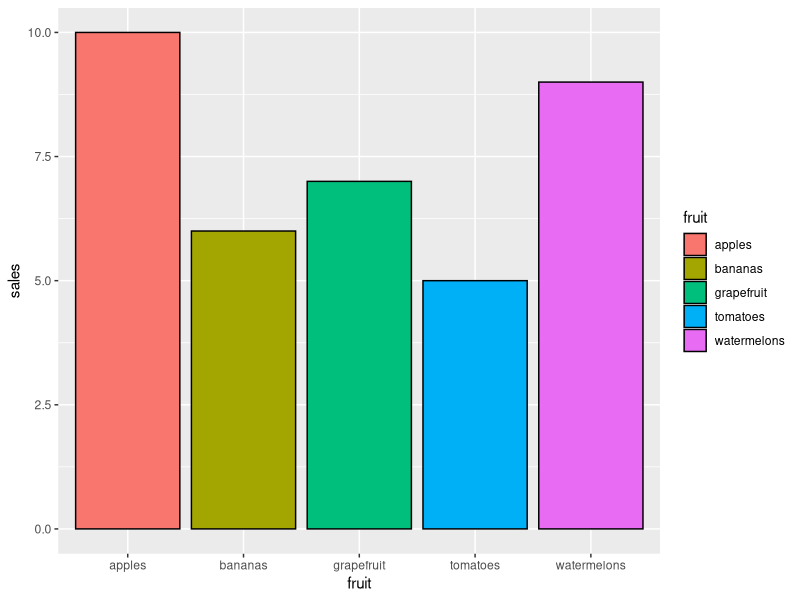
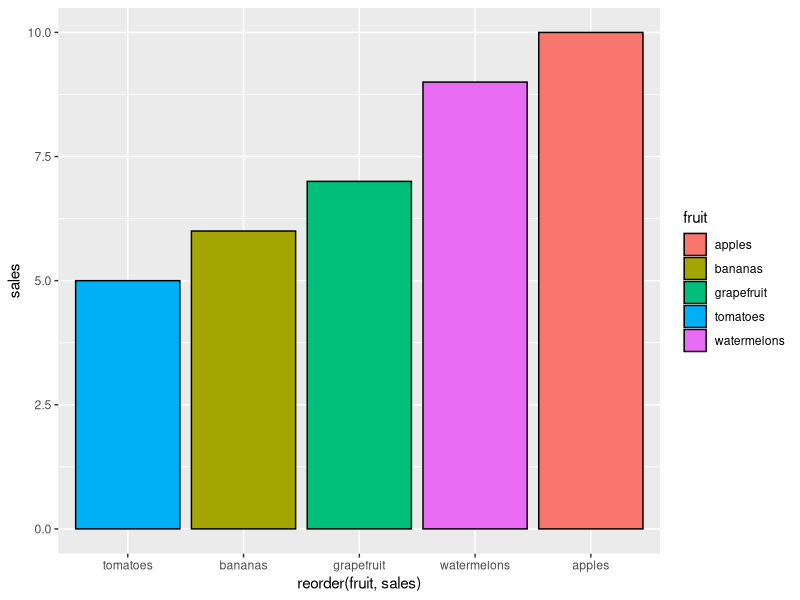
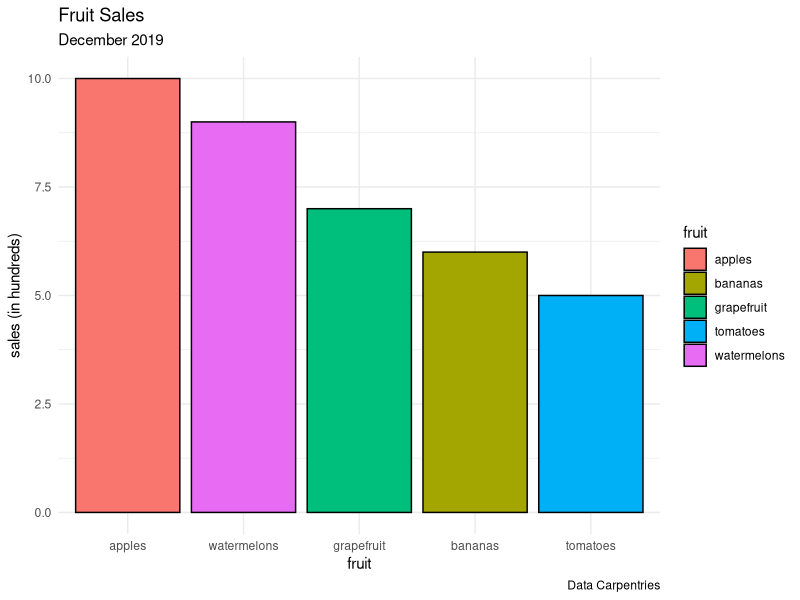

R code for these plots, in order:
## ---- chunk 1
library(tidyverse)
## ---- chunk 2
fruit <- c("tomatoes", "bananas", "watermelons", "apples", "grapefruit")
sales <- sample(1:10, 5)

df <- data.frame(fruit, sales)

head(df)
str(df)
summary(df)
## ---- chunk 3
df %>%
  ggplot(aes(x = fruit, y = sales, fill = fruit)) +
  geom_bar(stat = "identity", color = "black")
## ---- chunk 4
#ascending
df %>%
  ggplot(aes(x = reorder(fruit, sales), y = sales, fill = fruit)) +
  geom_bar(stat = "identity", color = "black")
## ---- chunk 5
#descending
df %>%
  ggplot(aes(x = reorder(fruit, -sales), y = sales, fill = fruit)) +
  geom_bar(stat = "identity", color = "black") +
  labs(title = "Fruit Sales",
       subtitle = "December 2019",
       caption = "Data Carpentries",
       x = "fruit",
       y = "sales (in hundreds)") +
  theme_minimal()
